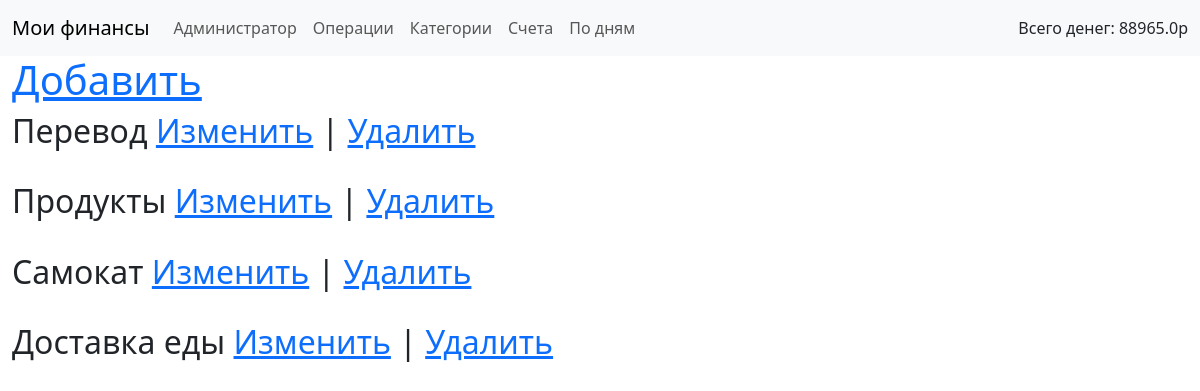
The app's page /category/list (signed in) with its own data.
### babosiki/models.py (models this page shows)
class Category(models.Model):
    name = models.CharField(max_length = 32,
                            verbose_name = 'Название категории',)
    def __str__(self):
        return self.name
    class Meta:
        verbose_name_plural = 'Категории'
        verbose_name = 'Категория'

### babosiki/views.py (the view)
# urls.py: path('category/list', CategoryListView.as_view(), name='category_list'),
class CategoryListView(LoginRequiredMixin, ListView):
    login_url = 'login'
    model = Category
    template_name = 'category_list.html'

### babosiki/context_processors.py (called while the page is built)
def global_data(request):
    try:
        accounts = Account.objects.filter(user=request.user, calculated=True)
        total_sum = 0
        for account in accounts:
            operations = Operation.objects.filter(account=account)
            for operation in operations:
                total_sum += operation.value*operation.type
            if account.type == Account.DEBIT:
                total_sum += account.initial_balance
        return {'accounts': Account.objects.all(),
                'total_money': total_sum}
    except TypeError:
        return {}

### templates/category_list.html (shortened to what this page needs)
{% extends 'master.html' %}
{% block content %}
<h1><a href = "{% url 'category_create' %}">Добавить</a></h1>
{% for object in object_list %}
<h2>{{object}}  <a href = "{% url 'category_edit'  pk=object.pk %}">Изменить</a>  |  <a href = "{% url 'category_edit' pk=object.pk %}">Удалить</a></h2>
{% endfor %}
{% endblock content %}

### records on screen
Category: name "Перевод"
Category: name "Продукты"
Category: name "Самокат"
Category: name "Доставка еды"

### other values on screen
{{ total_money }} "88965.0"
